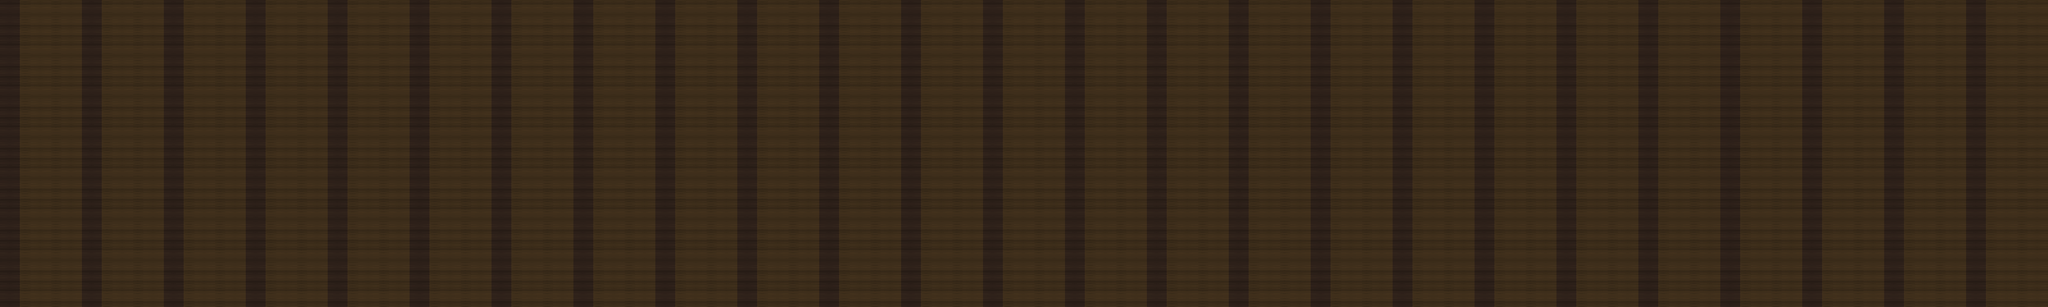

This is a level from a 2D game, rendered from its Tiled map with the project's own tilesets. A one-line summary and the map file follow, with tile-layer data summarised:
An orthogonal 200x30 tile map with 32x32 px tiles, 1 tile layer (Background).

<map version="1.0" orientation="orthogonal" renderorder="right-down" width="200" height="30" tilewidth="32" tileheight="32" nextobjectid="54">
 <properties>
  <property name="blended tiles" type="int" value="1" />
 </properties>
 <tileset firstgid="1" name="tilesetBG" tilewidth="64" tileheight="64" margin="2" tilecount="136" columns="8">
  <image source="tilesetBG.png" width="574" height="288" />
 </tileset>
 <layer name="Background" width="200" height="30">
  <data>[6000 cells, 6000 non-empty, 32 distinct tile ids]</data>
 </layer>
</map>
